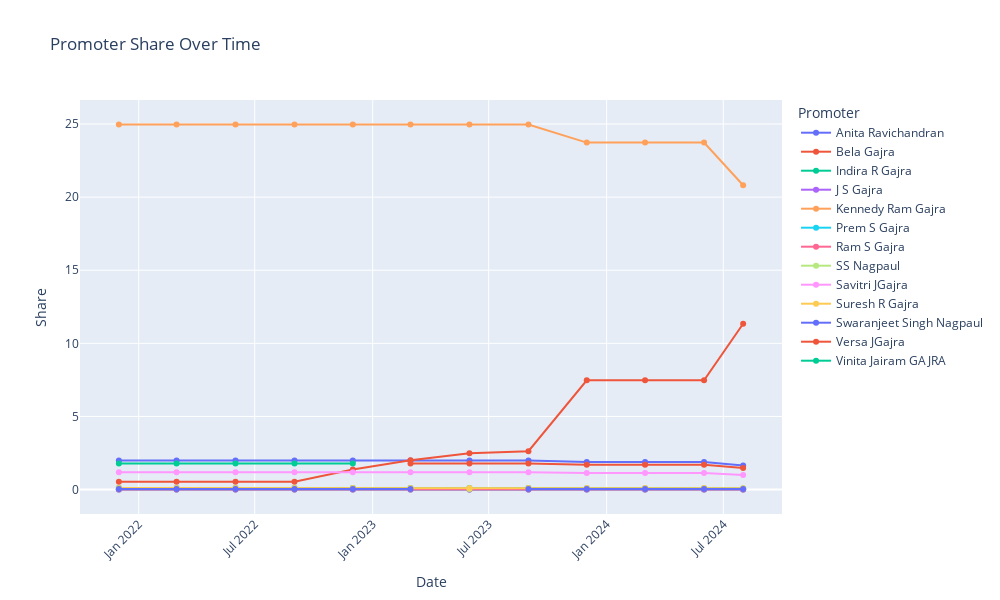

This figure's notebook cell:
### Code cell
df = pd.DataFrame(er)




df['Date'] = pd.to_datetime(df['Date'])
df['Date'] = df['Date'].dt.strftime('%Y-%d-%m')


df_pivot = df.pivot(index='Date', columns='Promoter', values='Share')


fig = go.Figure()

for promoter in df_pivot.columns:
    fig.add_trace(go.Scatter(
        x=df_pivot.index,
        y=df_pivot[promoter],
        mode='lines+markers',
        name=promoter
    ))

fig.update_layout(
    title='Promoter Share Over Time',
    xaxis_title='Date',
    yaxis_title='Share',
    xaxis=dict(tickangle=-45),
    legend_title='Promoter',
    width=1000,
    height=600
)

fig.show()

### Figure 1 — Plotly figure (JSON) as saved in the notebook; plotly's stock layout.template omitted (floating-point values rounded to 4 significant figures)
{"data": [{"mode": "lines+markers", "name": "Anita Ravichandran", "type": "scatter", "x": ["2021-12-01", "2022-03-01", "2022-06-01", "2022-09-01", "2022-12-01", "2023-03-01", "2023-06-01", "2023-09-01", "2023-12-01", "2024-03-01", "2024-06-01", "2024-08-01"], "y": [1.98, 1.98, 1.98, 1.98, 1.98, 1.98, 1.98, 1.98, 1.88, 1.88, 1.88, 1.65]}, {"mode": "lines+markers", "name": "Bela Gajra", "type": "scatter", "x": ["2021-12-01", "2022-03-01", "2022-06-01", "2022-09-01", "2022-12-01", "2023-03-01", "2023-06-01", "2023-09-01", "2023-12-01", "2024-03-01", "2024-06-01", "2024-08-01"], "y": [0.54, 0.54, 0.54, 0.54, 1.37, 2, 2.49, 2.62, 7.47, 7.47, 7.47, 11.34]}, {"mode": "lines+markers", "name": "Indira R Gajra", "type": "scatter", "x": ["2021-12-01", "2022-03-01", "2022-06-01", "2022-09-01", "2022-12-01", "2023-03-01", "2023-06-01", "2023-09-01", "2023-12-01", "2024-03-01", "2024-06-01", "2024-08-01"], "y": [0.1, 0.1, 0.1, 0.1, 0.1, 0.1, 0.1, 0.1, 0.09, 0.09, 0.09, 0.08]}, {"mode": "lines+markers", "name": "J S Gajra", "type": "scatter", "x": ["2021-12-01", "2022-03-01", "2022-06-01", "2022-09-01", "2022-12-01", "2023-03-01", "2023-06-01", "2023-09-01", "2023-12-01", "2024-03-01", "2024-06-01", "2024-08-01"], "y": [0.01, 0.01, 0.01, 0.01, 0.01, 0.01, 0.01, 0.01, 0.01, 0.01, 0.01, 0.01]}, {"mode": "lines+markers", "name": "Kennedy Ram Gajra", "type": "scatter", "x": ["2021-12-01", "2022-03-01", "2022-06-01", "2022-09-01", "2022-12-01", "2023-03-01", "2023-06-01", "2023-09-01", "2023-12-01", "2024-03-01", "2024-06-01", "2024-08-01"], "y": [24.97, 24.97, 24.97, 24.97, 24.97, 24.97, 24.97, 24.97, 23.73, 23.73, 23.73, 20.81]}, {"mode": "lines+markers", "name": "Prem S Gajra", "type": "scatter", "x": ["2021-12-01", "2022-03-01", "2022-06-01", "2022-09-01", "2022-12-01", "2023-03-01", "2023-06-01", "2023-09-01", "2023-12-01", "2024-03-01", "2024-06-01", "2024-08-01"], "y": [0, 0, 0, 0, 0, 0, 0, 0, 0, 0, 0, 0]}, {"mode": "lines+markers", "name": "Ram S Gajra", "type": "scatter", "x": ["2021-12-01", "2022-03-01", "2022-06-01", "2022-09-01", "2022-12-01", "2023-03-01", "2023-06-01", "2023-09-01", "2023-12-01", "2024-03-01", "2024-06-01", "2024-08-01"], "y": [0.01, 0.01, 0.01, 0.01, 0.01, 0.01, 0.01, 0.01, 0.01, 0.01, 0.01, 0.01]}, {"mode": "lines+markers", "name": "SS Nagpaul", "type": "scatter", "x": ["2021-12-01", "2022-03-01", "2022-06-01", "2022-09-01", "2022-12-01", "2023-03-01", "2023-06-01", "2023-09-01", "2023-12-01", "2024-03-01", "2024-06-01", "2024-08-01"], "y": [null, null, null, null, null, null, 0.03, null, null, null, null, null]}, {"mode": "lines+markers", "name": "Savitri JGajra", "type": "scatter", "x": ["2021-12-01", "2022-03-01", "2022-06-01", "2022-09-01", "2022-12-01", "2023-03-01", "2023-06-01", "2023-09-01", "2023-12-01", "2024-03-01", "2024-06-01", "2024-08-01"], "y": [1.19, 1.19, 1.19, 1.19, 1.19, 1.19, 1.19, 1.19, 1.13, 1.13, 1.13, 0.99]}, {"mode": "lines+markers", "name": "Suresh R Gajra", "type": "scatter", "x": ["2021-12-01", "2022-03-01", "2022-06-01", "2022-09-01", "2022-12-01", "2023-03-01", "2023-06-01", "2023-09-01", "2023-12-01", "2024-03-01", "2024-06-01", "2024-08-01"], "y": [0.11, 0.11, 0.11, 0.11, 0.11, 0.11, 0.11, 0.11, 0.1, 0.1, 0.1, 0.09]}, {"mode": "lines+markers", "name": "Swaranjeet Singh Nagpaul", "type": "scatter", "x": ["2021-12-01", "2022-03-01", "2022-06-01", "2022-09-01", "2022-12-01", "2023-03-01", "2023-06-01", "2023-09-01", "2023-12-01", "2024-03-01", "2024-06-01", "2024-08-01"], "y": [0.03, 0.03, 0.03, 0.03, 0.03, 0.03, null, 0.03, 0.03, 0.03, 0.03, 0.03]}, {"mode": "lines+markers", "name": "Versa JGajra", "type": "scatter", "x": ["2021-12-01", "2022-03-01", "2022-06-01", "2022-09-01", "2022-12-01", "2023-03-01", "2023-06-01", "2023-09-01", "2023-12-01", "2024-03-01", "2024-06-01", "2024-08-01"], "y": [null, null, null, null, null, 1.78, 1.78, 1.78, 1.69, 1.69, 1.69, 1.48]}, {"mode": "lines+markers", "name": "Vinita Jairam GAJRA", "type": "scatter", "x": ["2021-12-01", "2022-03-01", "2022-06-01", "2022-09-01", "2022-12-01", "2023-03-01", "2023-06-01", "2023-09-01", "2023-12-01", "2024-03-01", "2024-06-01", "2024-08-01"], "y": [1.78, 1.78, 1.78, 1.78, 1.78, null, null, null, null, null, null, null]}], "layout": {"height": 600, "legend": {"title": {"text": "Promoter"}}, "title": {"text": "Promoter Share Over Time"}, "width": 1000, "xaxis": {"tickangle": -45, "title": {"text": "Date"}}, "yaxis": {"title": {"text": "Share"}}}}
